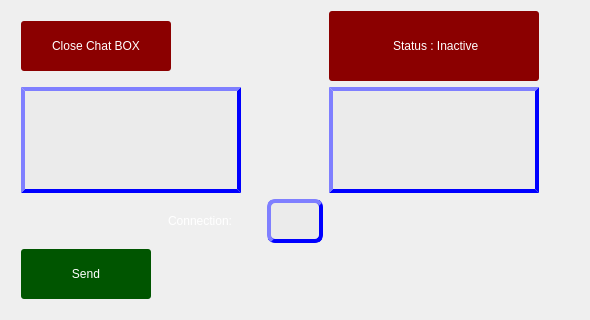
<?xml version="1.0" encoding="UTF-8"?>
<ui version="4.0">
 <class>Dialog</class>
 <widget class="QDialog" name="Dialog">
  <property name="geometry">
   <rect>
    <x>0</x>
    <y>0</y>
    <width>590</width>
    <height>320</height>
   </rect>
  </property>
  <property name="windowTitle">
   <string>Elementz ESP Interactive Window</string>
  </property>
  <property name="windowIcon">
   <iconset resource="ESP_Resource.qrc">
    <normaloff>:/Icons/Icons/AIbEiAIAAABECP2Iptyl4PzmnAEiC3ZjYXJkX3Bob3RvKihiMjczYWVlNWQ1ZWVlNjYyY2U2NzA5YWUwNzgzMjE2MmZkMGYxN2Q5MAFyoVXTDsx0nC3OGfmWE7vsTYpe9Q.jpg</normaloff>:/Icons/Icons/AIbEiAIAAABECP2Iptyl4PzmnAEiC3ZjYXJkX3Bob3RvKihiMjczYWVlNWQ1ZWVlNjYyY2U2NzA5YWUwNzgzMjE2MmZkMGYxN2Q5MAFyoVXTDsx0nC3OGfmWE7vsTYpe9Q.jpg</iconset>
  </property>
  <property name="styleSheet">
   <string notr="true">QDialog{background-image: url(:/background/Icons/background.jpg);background-repeat: repeat;}

QToolBar{background:blue;}

QTabWidget{background-color:blue;}

QWidget#scrollArea{background-color: blue;}
QTabBar::tab { background: darkblue; color: white; padding: 10px; border: 2px solid blue;}
QTabBar::tab:selected {background: rgb(217, 217, 0);  color: black; }
QTabBar::tab:!selected {background:darkblue;  color: white;}
/*QTabBar {background-color: blue;} */
QTabBar::tab:hover{color:#ccc;	background-color: qlineargradient(spread:pad, x1:0.517, y1:0, x2:0.517, y2:1, stop:0 rgba(45, 45, 45, 255), stop:0.505682 rgba(45, 45, 45, 255), stop:1 rgba(29, 29, 29, 255));	border-color:#2d89ef;border-width:2px;}

QPushButton{border-style:solid;background-color:darkblue;color:white;border-radius:3px;font: 12pt &quot;MS Shell Dlg 2&quot;;}
QPushButton:hover{color:#ccc;	background-color: qlineargradient(spread:pad, x1:0.517, y1:0, x2:0.517, y2:1, stop:0 rgba(45, 45, 45, 255), stop:0.505682 rgba(45, 45, 45, 255), stop:1 rgba(29, 29, 29, 255));	border-color:#2d89ef;border-width:2px;}
QPushButton:pressed{background-color: lightblue;}
QPushButton:disabled{background-color: rgb(176, 176, 176);}

QPushButton#connectButton{ background-color: darkred;}
QPushButton#connectButton:hover{color:#ccc;	background-color: qlineargradient(spread:pad, x1:0.517, y1:0, x2:0.517, y2:1, stop:0 rgba(45, 45, 45, 255), stop:0.505682 rgba(45, 45, 45, 255), stop:1 rgba(29, 29, 29, 255));	border-color:#2d89ef;border-width:2px;}
QPushButton#connectButton:pressed{background-color: lightblue;}
QPushButton#connectButton:disabled{background-color: rgb(176, 176, 176);}

QComboBox{border-style:solid;background-color:darkblue;color:white;border-radius:3px;font: 12pt &quot;MS Shell Dlg 2&quot;; padding: 10px}
QComboBox:hover{color:#ccc;	background-color: qlineargradient(spread:pad, x1:0.517, y1:0, x2:0.517, y2:1, stop:0 rgba(45, 45, 45, 255), stop:0.505682 rgba(45, 45, 45, 255), stop:1 rgba(29, 29, 29, 255));	border-color:#2d89ef;border-width:2px;}
QComboBox:pressed{background-color: lightblue;}

QLineEdit {border:4px outset; border-radius: 8px; border-color: blue; color:rgb(0, 0, 0);  background-color: rgb(235, 235, 235); padding:10px;font: 75 12pt &quot;MS Shell Dlg 2&quot;;}
/*QLineEdit { border-radius: 8px;  color:black;background-color: white; } */
QLineEdit:focus {  border:4px outset; border-radius: 8px; border-color: rgb(41, 237, 215); color:rgb(0, 0, 0);  background-color: rgb(240, 204, 204); }

QLabel {border:4px outset; border-radius: 0px; border-color: blue; color:white;  background-color: darkblue; padding:5px;font: 75 12pt &quot;MS Shell Dlg 2&quot;;}
QPlainTextEdit {border:4px outset; border-radius: 0px; border-color: blue; color:black;  background-color: rgb(235, 235, 235);; padding:5px;font: 75 12pt &quot;MS Shell Dlg 2&quot;;}</string>
  </property>
  <layout class="QGridLayout" name="gridLayout_2">
   <item row="0" column="4">
    <widget class="QPushButton" name="pushButton">
     <property name="sizePolicy">
      <sizepolicy hsizetype="Fixed" vsizetype="Fixed">
       <horstretch>0</horstretch>
       <verstretch>0</verstretch>
      </sizepolicy>
     </property>
     <property name="minimumSize">
      <size>
       <width>210</width>
       <height>70</height>
      </size>
     </property>
     <property name="styleSheet">
      <string notr="true">background-color: rgb(139, 0, 0);</string>
     </property>
     <property name="text">
      <string> Status : Inactive</string>
     </property>
    </widget>
   </item>
   <item row="14" column="3">
    <widget class="QLineEdit" name="Connection_no_Chat">
     <property name="sizePolicy">
      <sizepolicy hsizetype="Fixed" vsizetype="Fixed">
       <horstretch>0</horstretch>
       <verstretch>0</verstretch>
      </sizepolicy>
     </property>
     <property name="minimumSize">
      <size>
       <width>30</width>
       <height>0</height>
      </size>
     </property>
    </widget>
   </item>
   <item row="1" column="0">
    <spacer name="horizontalSpacer">
     <property name="orientation">
      <enum>Qt::Horizontal</enum>
     </property>
     <property name="sizeType">
      <enum>QSizePolicy::Fixed</enum>
     </property>
     <property name="sizeHint" stdset="0">
      <size>
       <width>10</width>
       <height>20</height>
      </size>
     </property>
    </spacer>
   </item>
   <item row="15" column="1">
    <widget class="QPushButton" name="SEND_DATA">
     <property name="sizePolicy">
      <sizepolicy hsizetype="Fixed" vsizetype="Fixed">
       <horstretch>0</horstretch>
       <verstretch>0</verstretch>
      </sizepolicy>
     </property>
     <property name="minimumSize">
      <size>
       <width>130</width>
       <height>50</height>
      </size>
     </property>
     <property name="styleSheet">
      <string notr="true">background-color: rgb(0, 85, 0);</string>
     </property>
     <property name="text">
      <string>Send</string>
     </property>
     <property name="icon">
      <iconset resource="ESP_Resource.qrc">
       <normaloff>:/Icons/Icons/Telegram (1).png</normaloff>:/Icons/Icons/Telegram (1).png</iconset>
     </property>
     <property name="iconSize">
      <size>
       <width>32</width>
       <height>32</height>
      </size>
     </property>
    </widget>
   </item>
   <item row="14" column="2">
    <spacer name="horizontalSpacer_3">
     <property name="orientation">
      <enum>Qt::Horizontal</enum>
     </property>
     <property name="sizeType">
      <enum>QSizePolicy::Fixed</enum>
     </property>
     <property name="sizeHint" stdset="0">
      <size>
       <width>20</width>
       <height>20</height>
      </size>
     </property>
    </spacer>
   </item>
   <item row="1" column="4">
    <widget class="QPlainTextEdit" name="Server_PlaintextEdit">
     <property name="sizePolicy">
      <sizepolicy hsizetype="Fixed" vsizetype="Expanding">
       <horstretch>0</horstretch>
       <verstretch>0</verstretch>
      </sizepolicy>
     </property>
     <property name="minimumSize">
      <size>
       <width>210</width>
       <height>0</height>
      </size>
     </property>
     <property name="readOnly">
      <bool>true</bool>
     </property>
    </widget>
   </item>
   <item row="14" column="4">
    <spacer name="horizontalSpacer_5">
     <property name="orientation">
      <enum>Qt::Horizontal</enum>
     </property>
     <property name="sizeHint" stdset="0">
      <size>
       <width>40</width>
       <height>20</height>
      </size>
     </property>
    </spacer>
   </item>
   <item row="14" column="5">
    <spacer name="horizontalSpacer_6">
     <property name="orientation">
      <enum>Qt::Horizontal</enum>
     </property>
     <property name="sizeHint" stdset="0">
      <size>
       <width>40</width>
       <height>20</height>
      </size>
     </property>
    </spacer>
   </item>
   <item row="14" column="1">
    <widget class="QLabel" name="label">
     <property name="styleSheet">
      <string notr="true">background-color: rgba(255, 255, 255, 0);
border-color: rgba(255, 255, 255, 0);</string>
     </property>
     <property name="text">
      <string>&lt;html&gt;&lt;head/&gt;&lt;body&gt;&lt;p align=&quot;right&quot;&gt;Connection:&lt;/p&gt;&lt;/body&gt;&lt;/html&gt;</string>
     </property>
    </widget>
   </item>
   <item row="0" column="5">
    <spacer name="horizontalSpacer_7">
     <property name="orientation">
      <enum>Qt::Horizontal</enum>
     </property>
     <property name="sizeType">
      <enum>QSizePolicy::Fixed</enum>
     </property>
     <property name="sizeHint" stdset="0">
      <size>
       <width>40</width>
       <height>20</height>
      </size>
     </property>
    </spacer>
   </item>
   <item row="16" column="1">
    <spacer name="verticalSpacer">
     <property name="orientation">
      <enum>Qt::Vertical</enum>
     </property>
     <property name="sizeType">
      <enum>QSizePolicy::Fixed</enum>
     </property>
     <property name="sizeHint" stdset="0">
      <size>
       <width>20</width>
       <height>10</height>
      </size>
     </property>
    </spacer>
   </item>
   <item row="1" column="5">
    <spacer name="horizontalSpacer_2">
     <property name="orientation">
      <enum>Qt::Horizontal</enum>
     </property>
     <property name="sizeHint" stdset="0">
      <size>
       <width>40</width>
       <height>20</height>
      </size>
     </property>
    </spacer>
   </item>
   <item row="1" column="1">
    <widget class="QPlainTextEdit" name="TCPUDP_Message">
     <property name="sizePolicy">
      <sizepolicy hsizetype="Fixed" vsizetype="Expanding">
       <horstretch>0</horstretch>
       <verstretch>0</verstretch>
      </sizepolicy>
     </property>
     <property name="minimumSize">
      <size>
       <width>220</width>
       <height>0</height>
      </size>
     </property>
    </widget>
   </item>
   <item row="0" column="1">
    <widget class="QPushButton" name="Close_pushButton">
     <property name="sizePolicy">
      <sizepolicy hsizetype="Fixed" vsizetype="Fixed">
       <horstretch>0</horstretch>
       <verstretch>0</verstretch>
      </sizepolicy>
     </property>
     <property name="minimumSize">
      <size>
       <width>150</width>
       <height>50</height>
      </size>
     </property>
     <property name="styleSheet">
      <string notr="true">background-color: rgb(139, 0, 0);</string>
     </property>
     <property name="text">
      <string>Close Chat BOX</string>
     </property>
     <property name="icon">
      <iconset resource="ESP_Resource.qrc">
       <normaloff>:/Icons/Icons/45420.png</normaloff>:/Icons/Icons/45420.png</iconset>
     </property>
     <property name="iconSize">
      <size>
       <width>32</width>
       <height>32</height>
      </size>
     </property>
    </widget>
   </item>
  </layout>
 </widget>
 <resources>
  <include location="ESP_Resource.qrc"/>
 </resources>
 <connections/>
</ui>
